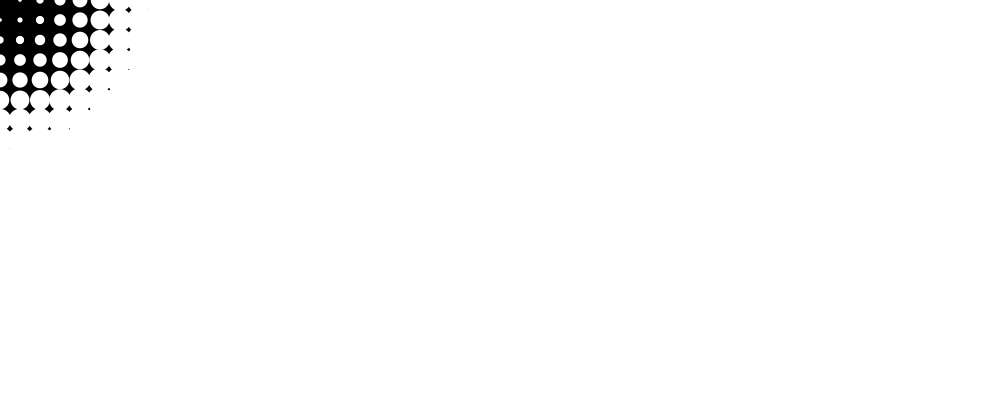
Frame 1 (no input)
Frame 60 (the mouse pressed at the canvas centre just before this capture): identical to frame 1, image omitted
Frame 120 (the mouse held since frame 60 and released just before this capture): blank canvas, image omitted

The Processing sketch that drew this single still picture (run headless with seeded random() and noise(); from frame 60 on, the mouse is pressed at the canvas centre):

// Processing sketch: processing_53858
// ── processing_53858.pde

//This project has taken code from the Distance 2D example, found in the 
//Math folder. By Hiro Nagaoka

float max_distance;

void setup() {
  size (1000, 400);
  smooth();
  max_distance = dist(0, 0, width, height);
}

void draw() 
{
  background(0);


  noStroke();
  fill(255);
  rect(150, 100, 200, 200);

  fill(255);
  rect(400, 100, 200, 200);

  fill(255);
  rect(650, 100, 200, 200);


  for (int i = 0; i <= width; i += 20) {
    for (int j = 0; j <= height; j += 20) {
      float size = dist(mouseX, mouseY, i, j);
      size = size/max_distance * 200;
      ellipse(i, j, size, size);
    }
  }
}
